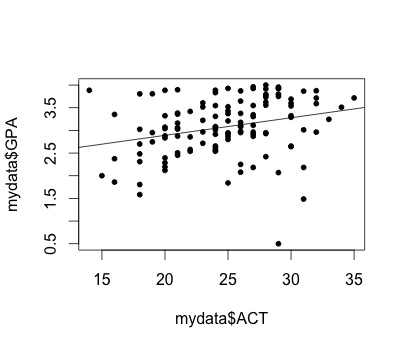

This figure's R source:
setwd("/Users/Qihong/Dropbox/Current Courses/STAT333/hw2")
rm(list = ls())

# read the data 
mydata = read.table("CH01PR19.txt", header = F)
colnames(mydata)[1] = "GPA"
colnames(mydata)[2] = "ACT"

# visualize the regression line 
lm.fit = lm(GPA ~ ACT, data = mydata)
plot(mydata$ACT, mydata$GPA, pch = 20)
abline(lm.fit)
summary(lm.fit)

# point estimate for ACT = 30
X = 30
estimate = lm.fit$coefficients[1] + 30 * lm.fit$coefficients[2]
estimate

# hw2_5 
# 5.1 residual sum to zero
sum(lm.fit$residuals)

# estimation of population variance 
pop.variance =sum ((lm.fit$residuals)^2) / lm.fit$df.residual
pop.variance
pop.std = sqrt(pop.variance)
pop.std

# print the ANOVA table
anova(lm.fit)
